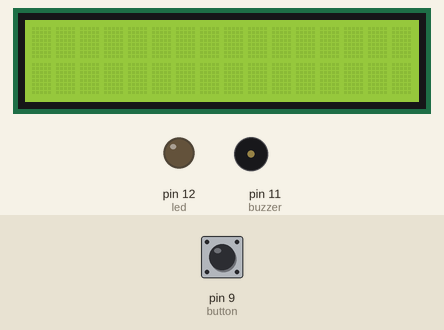
Simulated run of this sketch. Board: Arduino Uno, built with avr-gcc and run on an emulated ATmega328P. Parts: 16×2 character LCD, output pins drawn as LEDs (lit = HIGH), buzzer (waves = sounding). The inputs (shaded band) are chosen by the test bench; at power-on: pin 9 (button) LOW.

Above: at 1.2 s.
1.3 s: pin 9 (button) pulled HIGH for 1 s
At 2.8 s:
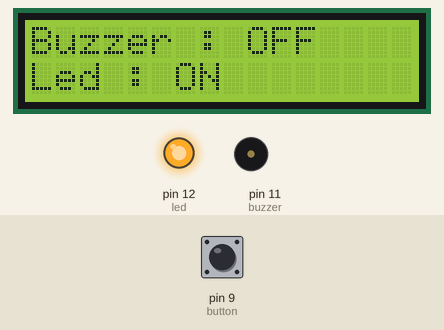
3.8 s: pin 9 (button) pulled HIGH for 0.15 s
At 4.6 s:
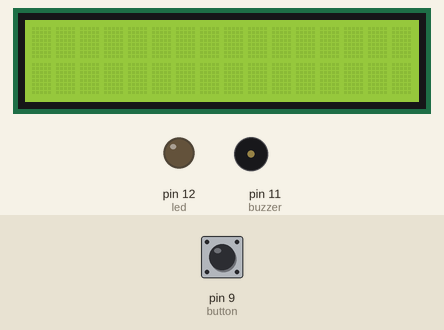
5.4 s: pin 9 (button) pulled HIGH for 3.2 s
At 9.7 s:
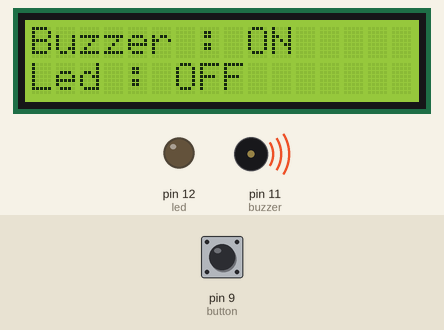
10.1 s: pin 9 (button) pulled HIGH for 0.15 s
At 11.5 s:
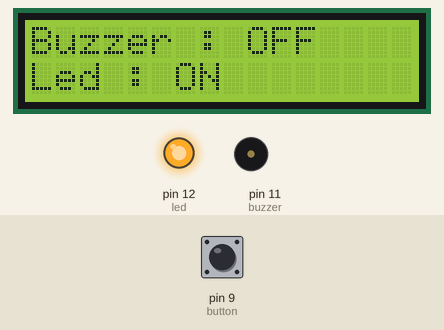
Timing chart, 0 to 12.7 s (numbered marks = the images above; inputs shaded):
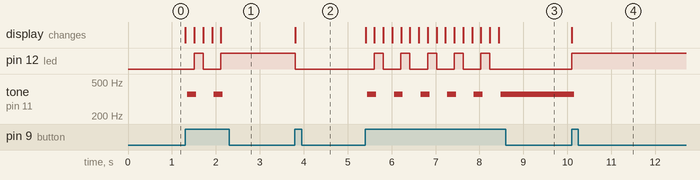

Measured:
- after the input at 1.3 s, pin 12 (led): LOW → HIGH after 0.21 s, → LOW 0.20 s later, → HIGH 0.40 s later; tone on pin 11 (buzzer): alternates 358 Hz for 0.20 s and silent for 0.41 s, 4 changes in all, then stays silent, starting after 0.05 s; the display: first changes at once (image 1 shows a later state)
- after the input at 3.8 s, pin 12 (led): HIGH → LOW at once; the display: changes at once (image 2)
- after the input at 5.4 s, pin 12 (led): alternates HIGH for 0.20 s and LOW for 0.40 s, 10 changes in all, then stays LOW, starting after 0.21 s; tone on pin 11 (buzzer): alternates 358 Hz for 0.20 s and silent for 0.41 s, 11 changes in all, then stays 358 Hz, starting after 0.05 s; the display: changes at once (image 3)
- after the input at 10.1 s, pin 12 (led): LOW → HIGH at once; tone on pin 11 (buzzer): 358 Hz → silent after 0.06 s; the display: first changes at once (image 4 shows a later state)

The sketch:

LCD_1_button.ino
```cpp
// Wiring code generated from an ArduinoML model
// Application name: lcdOneButton

long debounce = 200;

enum STATE {on, step, off};
STATE currentState = off;

boolean buttonBounceGuard = false;
long buttonLastDebounceTime = 0;
#include <LiquidCrystal.h>
LiquidCrystal lcd(2,3,4,5,6,7,8); // lcd [LCD Actuator]

long timerSinceNewState = millis();

void setup(){
  pinMode(9, INPUT);  // button [Sensor]
  lcd.begin(16,2); // lcd [Actuator]
  pinMode(11, OUTPUT); // buzzer [Actuator]
  pinMode(12, OUTPUT); // led [Actuator]
}

void loop() {
	switch(currentState){
		case on:
			digitalWrite(11,HIGH);
			digitalWrite(11,LOW);
			lcd.setCursor(0,0);
			lcd.print("Buzzer : ON");
			lcd.setCursor(0,1);
			lcd.print("Led : OFF");
			buttonBounceGuard = millis() - buttonLastDebounceTime > debounce;
			if (digitalRead(9) == HIGH && buttonBounceGuard) {
				buttonLastDebounceTime = millis();
				timerSinceNewState = millis();
				currentState = step;
				lcd.clear();
			}
		break;
		case step:
			digitalWrite(11,LOW);
			digitalWrite(12,HIGH);
			lcd.setCursor(0,0);
			lcd.print("Buzzer : OFF");
			lcd.setCursor(0,1);
			lcd.print("Led : ON");
			buttonBounceGuard = millis() - buttonLastDebounceTime > debounce;
			if (digitalRead(9) == HIGH && buttonBounceGuard) {
				buttonLastDebounceTime = millis();
				timerSinceNewState = millis();
				currentState = off;
				lcd.clear();
			}
		break;
		case off:
			digitalWrite(12,LOW);
			digitalWrite(11,LOW);
			lcd.clear();
			buttonBounceGuard = millis() - buttonLastDebounceTime > debounce;
			if (digitalRead(9) == HIGH && buttonBounceGuard) {
				buttonLastDebounceTime = millis();
				timerSinceNewState = millis();
				currentState = on;
				lcd.clear();
			}
		break;
	}
}
```
